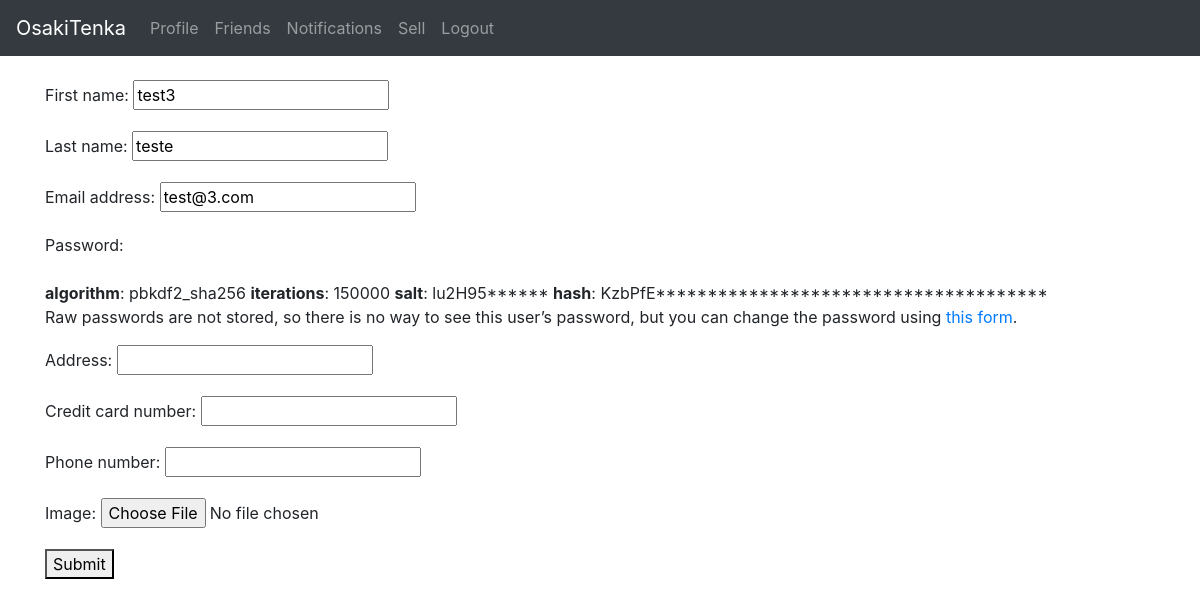
Page /account/profile/edit/ (signed in) on the earlier database version.
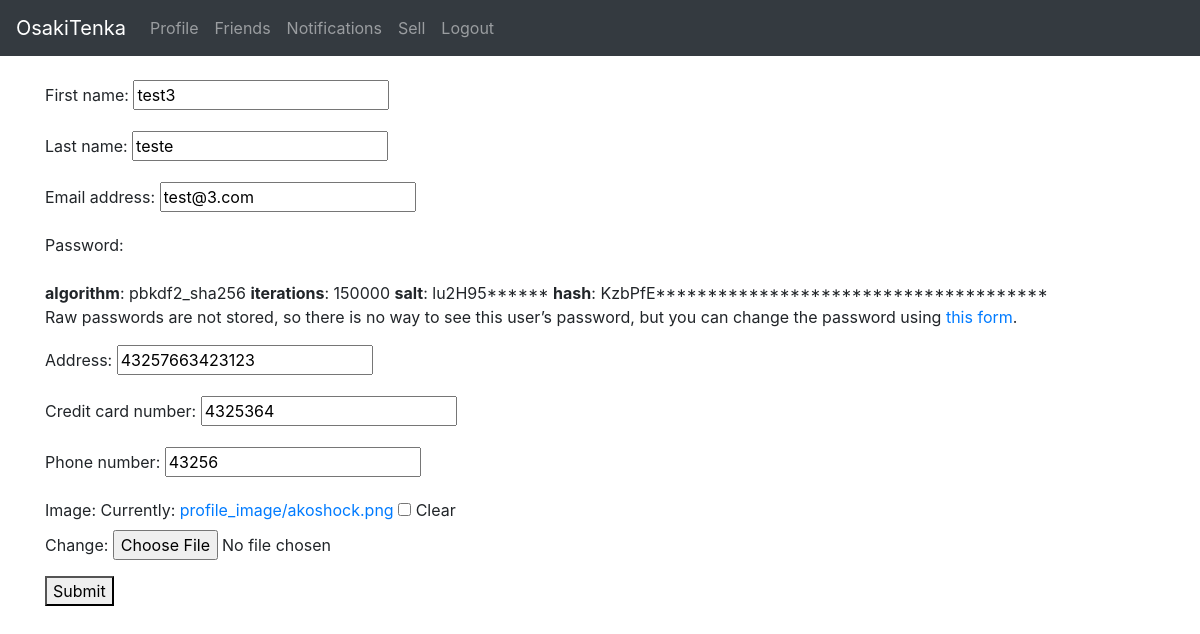
Same page on the later database version.
### accounts/models.py (models this page shows)
class UserProfiles(models.Model):
	user = models.OneToOneField(User, on_delete=models.CASCADE)
	address = models.CharField(max_length=100, blank=True)
	credit_card_number = models.CharField(max_length=100, blank=True)
	phone_number = models.CharField(max_length=100, blank=True)
	image = models.ImageField(upload_to='profile_image', blank=True)

### accounts/views.py (the view)
# urls.py: path('profile/edit/', views.edit_profile, name='edit_profile'),
def edit_profile(request):
	if request.method == 'POST':
		user_form = EditProfileForm(request.POST, instance=request.user)
		profile_form = ProfileForm(request.POST, request.FILES, instance=UserProfiles.objects.get(user=request.user))
		if user_form.is_valid() and profile_form.is_valid():
			user_form.save()
			profile_form.save()
			return redirect('view_profile')
	else:
		user_form = EditProfileForm(instance=request.user)
		profile_form = ProfileForm(instance=UserProfiles.objects.get(user=request.user))
		args = {
			'user_form': user_form,
			'profile_form': profile_form,
			}
		return render(request, 'accounts/edit_profile.html', args)

### accounts/forms.py (shortened to what this page needs)
class EditProfileForm(UserChangeForm):
	class Meta:
		model = User
		fields = (
		'first_name',
		'last_name',
		'email',
		'password',
		)

class ProfileForm(forms.ModelForm):
	class Meta:
		model = UserProfiles
		fields = (
			'address',
			'credit_card_number',
			'phone_number',
			'image',
			)

### accounts/templates/accounts/edit_profile.html (shortened to what this page needs)
{% extends 'base.html' %}
{% block body %}
<div class='container'>
	<br>
	<form method="post" enctype="multipart/form-data">
		{{ user_form.as_p }}
		{{ profile_form.as_p }}
		<button type="submit">Submit</button>
	</form>
	<br>
</div>
{% endblock %}

Differences in the rows shown:
now on this page (row edited): UserProfiles: address "43257663423123", credit_card_number "4325364", phone_number "43256"
changed UserProfiles: address empty → "43257663423123" (drawn)
Other differences:
form field as_p: (not shown) → "☐"
text no longer shown: "Address: Credit card number: Phone number: Image:"
text now shown: "Address: Credit card number: Phone number: Image: Currently: profile_image/akoshock.png Clear Change:"
